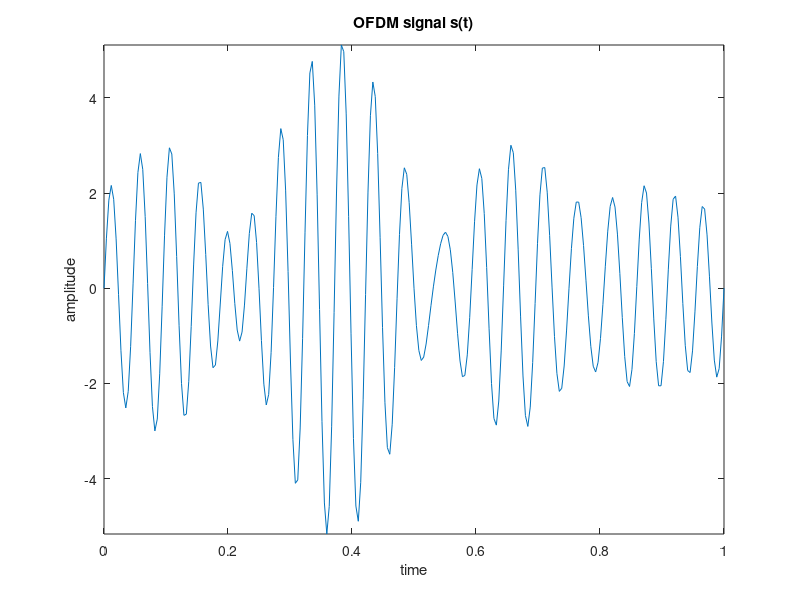
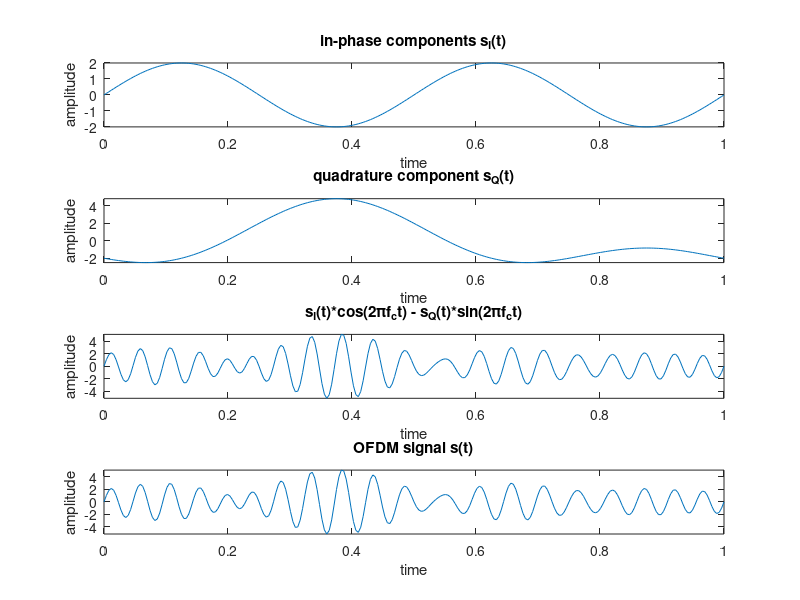
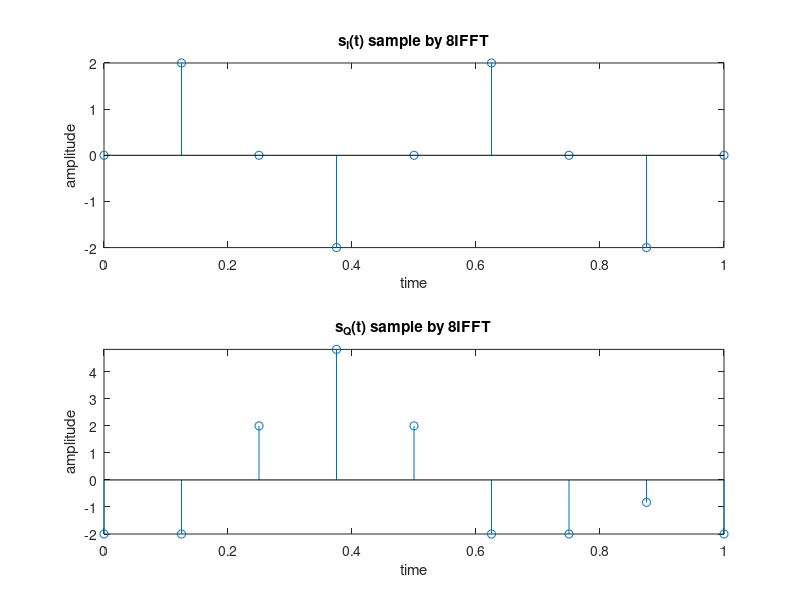
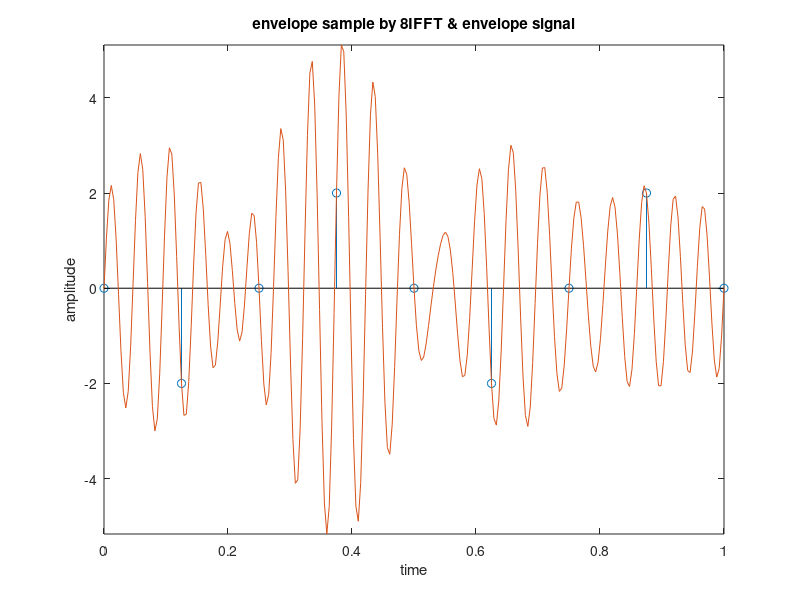

Here is the MATLAB script that generated these plots, in order:
% =========== comm HW4 ===========
% Q:
% bits: 11001000 (b0b1...b7) using OFDM(fc=20Hz) to transmit
% b0b1 with QPSK modulation (fc=18Hz)
% b2b3 with QPSK modulation (fc=19Hz)
% b4b5 with QPSK modulation (fc=21Hz)
% b6b7 with QPSK modulation (fc=22Hz)
% ================================

%%	(a) plot OFDM signal s(t), 0<=t<=1sec
close all;clear all;
% signal: 11(+1,+1)  00(-1,-1)  10(+1,-1)  00(-1,-1)  


fs=256; % sample frequencys
t=0:1/fs:1; % sample time
fc_s1=18; fc_s2=19; fc_s3=21; fc_s4=22;
A1=1; B1=1;  A2=-1; B2=-1;    A3=1; B3=-1;     A4=-1; B4=-1;

s1=A1*cos(2*pi*fc_s1*t)-B1*sin(2*pi*fc_s1*t);	
s2=A2*cos(2*pi*fc_s2*t)-B2*sin(2*pi*fc_s2*t);	
s3=A3*cos(2*pi*fc_s3*t)-B3*sin(2*pi*fc_s3*t);	
s4=A4*cos(2*pi*fc_s4*t)-B4*sin(2*pi*fc_s4*t);	
 s = s1+s2+s3+s4;
 %{ 
subplot(5,1,1);plot(t,s1);
    title('fc=18Hz');
subplot(5,1,2);plot(t,s2);
    title('fc=19Hz');
subplot(5,1,3);plot(t,s3);
    title('fc=21Hz');
subplot(5,1,4);plot(t,s4);
    title('fc=22Hz');

subplot(5,1,5);plot(t,s);
        title('OFDM signal s(t)');
%}        
figure; plot(t,s);
    title('OFDM signal s(t)');
    xlabel('time'); ylabel('amplitude');
    axis([-inf,inf,-inf,inf]);

%%  (b) plot OFDM signal spectrum S(f)
%{
N=length(t);    %smaple length
df=fs/(N-1);    % frequency resolution
ofdm_f=(0:N-1)*df;  % frequency of every point
Y=fft(s(1:N))/N*2;  % real amplitude

subplot(2,1,1); plot(ofdm_f(1:N/2),abs(Y(1:N/2)));  % single side band
    title('OFDM single side band frequency spectrum S(f)');
    xlabel('frequency'); ylabel('amplitude');
    axis([-inf,inf,-inf,inf]);

subplot(2,1,2); plot(ofdm_f,abs(Y));    % double side band
    title('OFDM double side band frequency spectrum S(f)');
    xlabel('frequency'); ylabel('amplitude');
    axis([-inf,inf,-inf,inf]);
%}
%%  (c) plot OFDM complex envelope spectrum S(f)
%{
[up,down] = envelope(s);
figure;
plot(t,s);hold on;
plot(t,up,t,down,'linewidth',1.5); 
    title('OFDM complex envelope');
    xlabel('time'); ylabel('amplitude');
    
up_fft = fft(up(1:N))/N*2;
up_fftshift = fftshift(up_fft);

figure; plot(ofdm_f,abs(up_fftshift));
    title('OFDM complex envelope spectrum S(f)');
    xlabel('frequency'); ylabel('amplitude');
    axis([-inf,inf,-inf,inf]);
%}
%%  (d) plot the in-phase components s_I(t), 0<=t<=1sec
    %   (e) plot the quadrature component s_Q(t), 0<=t<=1sec
    %   (h) describe how to build the OFDM signal s(t) by  s_I(t) and  s_Q(t),
    %          and plot to compare the signal is same as s(t).
fc_ofdm=20;
figure; 

%   in-phase components 
s_i=2*sin(4*pi*t);
subplot(4,1,1);plot(t,s_i);title('in-phase components s_I(t)');
    xlabel('time'); ylabel('amplitude');
    axis([-inf,inf,-inf,inf]);
    
%   quadrature component
s_q=-2*sin(4*pi*t)+2*sin(2*pi*t)-2*cos(2*pi*t);
subplot(4,1,2);plot(t,s_q);title('quadrature component s_Q(t)');
    xlabel('time'); ylabel('amplitude');
    axis([-inf,inf,-inf,inf]);
    
%   s(t) = s_i*cos + s_q*sin
sx=s_i.*cos(2*pi*fc_ofdm*t)-s_q.*sin(2*pi*fc_ofdm*t);
subplot(4,1,3);plot(t,sx);title('s_I(t)*cos(2\pif_ct) - s_Q(t)*sin(2\pif_ct)');
    xlabel('time'); ylabel('amplitude');
    axis([-inf,inf,-inf,inf]);
    
%   original signal
subplot(4,1,4);plot(t,s);title('OFDM signal s(t)');
    xlabel('time'); ylabel('amplitude');
    axis([-inf,inf,-inf,inf]);
    
%%  (f) plot envelope sqrt(s_I(t)^2+s_Q(t)^2) and OFDM signal s(t) on the same figure to compare
envelope = sqrt(s_i.^2+s_q.^2);

figure;
plot(t,envelope,'linewidth',1.5);hold on;
plot(t,-envelope,'linewidth',1.5);hold on;
plot(t,s);
    text(0.45, 4, '\bf\leftarrow upper envelope = \surd(s_I(t)^2+s_Q(t)^2)');
    text(0.03, -4, '\bf lower envelope\rightarrow');
    text(0.6,0,'\bf\leftarrow OFDM signal');
    title('OFDM envelope & OFDM signal');
    xlabel('time'); ylabel('amplitude');
    axis([-inf,inf,-inf,inf]);
    
%%  (g) describe how to get the sample of s_I(t) and s_Q(t) by 8IFFT,
%            and plot the corresponding envelope and its sample on the same figure. 
t_8ifft=0:1/8:1;

%   in-phase components 
s_i2=2*sin(4*pi*t_8ifft);
subplot(2,1,1);stem(t_8ifft,s_i2);
    title('s_I(t) sample by 8IFFT');
    xlabel('time'); ylabel('amplitude');hold on;
    axis([-inf,inf,-inf,inf]);
    
%   quadrature component
s_q2=-2*sin(4*pi*t_8ifft)+2*sin(2*pi*t_8ifft)-2*cos(2*pi*t_8ifft);
subplot(2,1,2);stem(t_8ifft,s_q2);
    title('s_Q(t) sample by 8IFFT');
    xlabel('time'); ylabel('amplitude');
    axis([-inf,inf,-inf,inf]);
    
%   s(t) = s_i*cos + s_q*sin
sx2=s_i2.*cos(2*pi*fc_ofdm*t_8ifft)-s_q2.*sin(2*pi*fc_ofdm*t_8ifft);
figure; stem(t_8ifft,sx2);    
    hold on; plot(t,sx);
    title('envelope sample by 8IFFT & envelope signal');
    xlabel('time'); ylabel('amplitude');
    axis([-inf,inf,-inf,inf]);    
    
